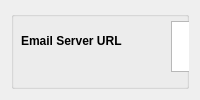
    <widget class="QWidget" name="EmailSetup">
     <attribute name="title">
      <string>Email Setup</string>
     </attribute>
     <layout class="QGridLayout" name="gridLayout">
      <item row="0" column="0">
       <widget class="QGroupBox" name="SMTPServerURLBox">
        <property name="toolTip">
         <string>&lt;html&gt;&lt;head/&gt;&lt;body&gt;&lt;p&gt;URL of  server used for sending email&lt;/p&gt;&lt;/body&gt;&lt;/html&gt;</string>
        </property>
        <property name="title">
         <string/>
        </property>
        <widget class="QLabel" name="SMTPServerURLLabel">
         <property name="geometry">
          <rect>
           <x>10</x>
           <y>20</y>
           <width>151</width>
           <height>20</height>
          </rect>
         </property>
         <property name="font">
          <font>
           <pointsize>9</pointsize>
           <weight>75</weight>
           <bold>true</bold>
          </font>
         </property>
         <property name="toolTip">
          <string>&lt;html&gt;&lt;head/&gt;&lt;body&gt;&lt;p&gt;&lt;span style=&quot; font-weight:400;&quot;&gt;URL of smtp server&lt;/span&gt;&lt;/p&gt;&lt;/body&gt;&lt;/html&gt;</string>
         </property>
         <property name="text">
          <string>Email Server URL</string>
         </property>
        </widget>
        <widget class="QTextEdit" name="SMTPServerURL">
         <property name="geometry">
          <rect>
           <x>160</x>
           <y>10</y>
           <width>221</width>
           <height>51</height>
          </rect>
         </property>
        </widget>
        <widget class="QGroupBox" name="SMTPServerPortBox">
         <property name="geometry">
          <rect>
           <x>0</x>
           <y>80</y>
           <width>625</width>
           <height>111</height>
          </rect>
         </property>
         <property name="toolTip">
          <string>&lt;html&gt;&lt;head/&gt;&lt;body&gt;&lt;p&gt;Port number for smtp messages, normally 25&lt;/p&gt;&lt;/body&gt;&lt;/html&gt;</string>
         </property>
         <property name="title">
          <string/>
         </property>
         <widget class="QLabel" name="SMTPPortLabel">
          <property name="geometry">
           <rect>
            <x>10</x>
            <y>20</y>
            <width>151</width>
            <height>20</height>
           </rect>
          </property>
          <property name="font">
           <font>
            <pointsize>9</pointsize>
            <weight>75</weight>
            <bold>true</bold>
           </font>
          </property>
          <property name="toolTip">
           <string>&lt;html&gt;&lt;head/&gt;&lt;body&gt;&lt;p&gt;&lt;span style=&quot; font-weight:400;&quot;&gt;SMTP server port: default is 25&lt;/span&gt;&lt;/p&gt;&lt;/body&gt;&lt;/html&gt;</string>
          </property>
          <property name="text">
           <string>Email Server Port</string>
          </property>
         </widget>
         <widget class="QTextEdit" name="SMTPServerPort">
          <property name="geometry">
           <rect>
            <x>160</x>
            <y>10</y>
            <width>221</width>
            <height>51</height>
           </rect>
          </property>
         </widget>
        </widget>
        <widget class="QGroupBox" name="EmailSenderBox">
         <property name="geometry">
          <rect>
           <x>0</x>
           <y>160</y>
           <width>625</width>
           <height>168</height>
          </rect>
         </property>
         <property name="toolTip">
          <string>&lt;html&gt;&lt;head/&gt;&lt;body&gt;&lt;p&gt;Email address of sender&lt;/p&gt;&lt;/body&gt;&lt;/html&gt;</string>
         </property>
         <property name="title">
          <string/>
         </property>
         <widget class="QLabel" name="EmailSenderLabel">
          <property name="geometry">
           <rect>
            <x>10</x>
            <y>20</y>
            <width>151</width>
            <height>20</height>
           </rect>
          </property>
          <property name="font">
           <font>
            <pointsize>9</pointsize>
            <weight>75</weight>
            <bold>true</bold>
           </font>
          </property>
          <property name="toolTip">
           <string>&lt;html&gt;&lt;head/&gt;&lt;body&gt;&lt;p&gt;&lt;br/&gt;&lt;/p&gt;&lt;/body&gt;&lt;/html&gt;</string>
          </property>
          <property name="text">
           <string>Email Sender</string>
          </property>
         </widget>
         <widget class="QTextEdit" name="EmailSenderTX">
          <property name="geometry">
           <rect>
            <x>160</x>
            <y>10</y>
            <width>221</width>
            <height>51</height>
           </rect>
          </property>
         </widget>
        </widget>
        <widget class="QGroupBox" name="EmailReceiverBox">
         <property name="geometry">
          <rect>
           <x>0</x>
           <y>250</y>
           <width>625</width>
           <height>283</height>
          </rect>
         </property>
         <property name="toolTip">
          <string>&lt;html&gt;&lt;head/&gt;&lt;body&gt;&lt;p&gt;Email address of receiving user&lt;/p&gt;&lt;/body&gt;&lt;/html&gt;</string>
         </property>
         <property name="title">
          <string/>
         </property>
         <widget class="QLabel" name="EmailReceiverLabel">
          <property name="geometry">
           <rect>
            <x>10</x>
            <y>20</y>
            <width>151</width>
            <height>20</height>
           </rect>
          </property>
          <property name="font">
           <font>
            <pointsize>9</pointsize>
            <weight>75</weight>
            <bold>true</bold>
           </font>
          </property>
          <property name="toolTip">
           <string>&lt;html&gt;&lt;head/&gt;&lt;body&gt;&lt;p&gt;&lt;br/&gt;&lt;/p&gt;&lt;/body&gt;&lt;/html&gt;</string>
          </property>
          <property name="text">
           <string>Email Receiver</string>
          </property>
         </widget>
         <widget class="QTextEdit" name="EmailReceiverRX">
          <property name="geometry">
           <rect>
            <x>160</x>
            <y>10</y>
            <width>221</width>
            <height>51</height>
           </rect>
          </property>
         </widget>
        </widget>
       </widget>
      </item>
     </layout>
    </widget>
